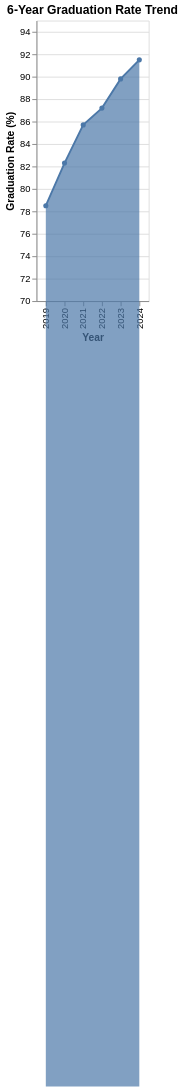

Write the Vega-Lite specification saved for this chart.
### Vega-Lite specification from a JSON file in a GitHub repository (floating-point values rounded to 4 significant figures)
{"$schema": "https://vega.github.io/schema/vega-lite/v5.json", "description": "Graduation rates over years", "data": {"values": [{"year": "2019", "rate": 78.5}, {"year": "2020", "rate": 82.3}, {"year": "2021", "rate": 85.7}, {"year": "2022", "rate": 87.2}, {"year": "2023", "rate": 89.8}, {"year": "2024", "rate": 91.5}]}, "mark": {"type": "area", "line": true, "point": true}, "encoding": {"x": {"field": "year", "type": "ordinal", "axis": {"title": "Year"}}, "y": {"field": "rate", "type": "quantitative", "axis": {"title": "Graduation Rate (%)"}, "scale": {"domain": [70, 95]}}, "tooltip": [{"field": "year", "type": "ordinal"}, {"field": "rate", "type": "quantitative", "title": "Rate %", "format": ".1f"}]}, "title": "6-Year Graduation Rate Trend"}
